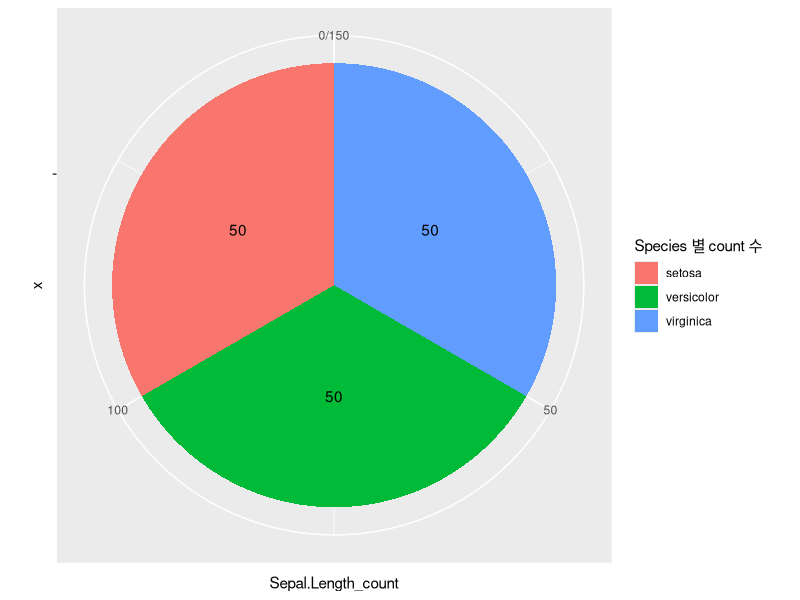

The R script that drew this image:
# Pie Chart 그리기
# 기본적으로 geom_bar를 가지고 pie chart를 그릴 수 있는데,
# coord_polar("y") option을 주면 pie chart를 그릴 수 있음

library(ggplot2)
library(dplyr)
test <- iris %>% group_by(Species) %>% summarise_all(list(count = ~ n()))

ggplot(data    = test,
       mapping = aes(x = "", y = Sepal.Length_count, fill = as.factor(Species))
       ) + geom_bar(width = 1, stat = 'identity') +  coord_polar("y") +
  geom_text(aes(label = paste0(Sepal.Length_count)),
            position = position_stack(vjust = 0.5)
            ) + scale_fill_discrete(name= 'Species 별 count 수')
                                                                        


            

